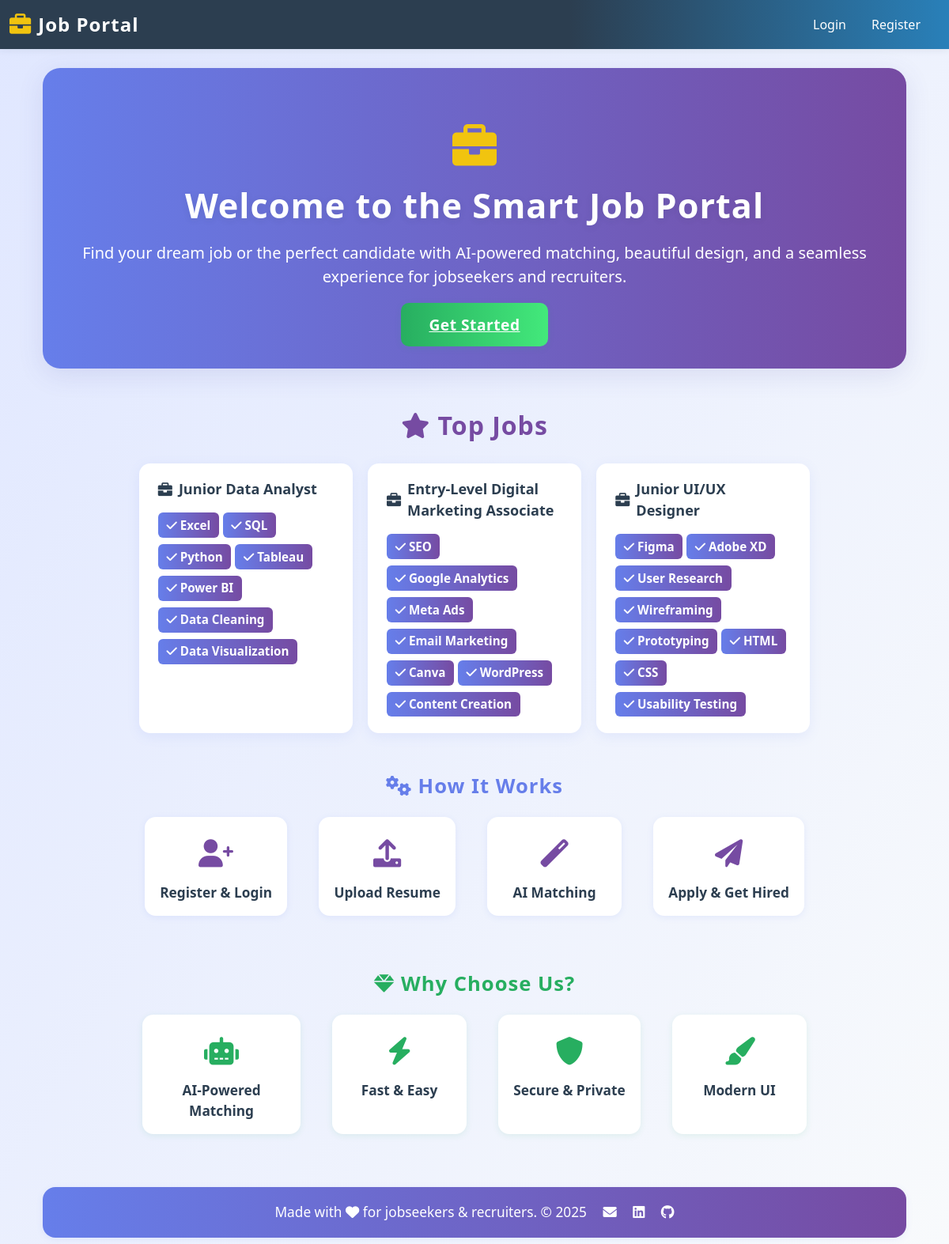
The page / on the database its author committed.
### app.py (models this page shows)
class Job(db.Model):
    id = db.Column(db.Integer, primary_key=True)
    title = db.Column(db.String(100), nullable=False)
    description = db.Column(db.Text, nullable=False)
    requirements = db.Column(db.Text, nullable=False)
    skills = db.Column(db.String(500))
    posted_by = db.Column(db.Integer, db.ForeignKey('user.id'))
    posted_by_user = db.relationship('User', backref='jobs_posted', foreign_keys=[posted_by])
    posted_date = db.Column(db.DateTime, default=datetime.utcnow)
    is_active = db.Column(db.Boolean, default=True)
    applications = db.relationship('JobApplication', backref='job', lazy=True)

### app.py (the view)
@app.route('/')
def index():
    jobs = Job.query.filter_by(is_active=True).all()
    return render_template('index.html', jobs=jobs)

### templates/index.html (shortened to what this page needs)
{% extends "base.html" %}
{% block content %}
<div class="container mt-4">
    <div class="hero-section mb-5">
        <div class="hero-icon mb-2"><i class="fas fa-briefcase"></i></div>
        <h1>Welcome to the Smart Job Portal</h1>
        <p>Find your dream job or the perfect candidate with AI-powered matching, beautiful design, and a seamless experience for jobseekers and recruiters.</p>
        <a href="{{ url_for('register') }}" class="cta-btn">Get Started</a>
    </div>
    <div class="top-jobs-section mb-5">
        <div class="top-jobs-title"><i class="fas fa-star"></i> Top Jobs</div>
        <div class="top-jobs-cards">
            {% for job in jobs[:3] %}
            <div class="mini-job-card">
                <div class="mini-job-title"><i class="fas fa-briefcase"></i> {{ job.title }}</div>
                <div class="mini-job-skills">
                    {% for skill in (job.skills or '').split(',') if job.skills %}
                        <span class="mini-skill-badge"><i class="fas fa-check"></i> {{ skill.strip() }}</span>
                    {% endfor %}
                </div>
            </div>
            {% endfor %}
        </div>
    </div>
    <div class="how-it-works-section mb-5">
        <div class="how-title"><i class="fas fa-cogs"></i> How It Works</div>
        <div class="how-steps">
            <div class="how-step">
                <div class="how-icon"><i class="fas fa-user-plus"></i></div>
                <div class="how-label">Register & Login</div>
            </div>
            <div class="how-step">
                <div class="how-icon"><i class="fas fa-upload"></i></div>
                <div class="how-label">Upload Resume</div>
            </div>
            <div class="how-step">
                <div class="how-icon"><i class="fas fa-magic"></i></div>
                <div class="how-label">AI Matching</div>
            </div>
            <div class="how-step">
                <div class="how-icon"><i class="fas fa-paper-plane"></i></div>
                <div class="how-label">Apply & Get Hired</div>
            </div>
        </div>
    </div>
    <div class="features-section mb-5">
        <div class="features-title"><i class="fas fa-gem"></i> Why Choose Us?</div>
        <div class="features-list">
            <div class="feature-item">
                <div class="feature-icon"><i class="fas fa-robot"></i></div>
                <div class="feature-label">AI-Powered Matching</div>
            </div>
            <div class="feature-item">
                <div class="feature-icon"><i class="fas fa-bolt"></i></div>
                <div class="feature-label">Fast & Easy</div>
            </div>
            <div class="feature-item">
                <div class="feature-icon"><i class="fas fa-shield-alt"></i></div>
                <div class="feature-label">Secure & Private</div>
                    </div>
            <div class="feature-item">
                <div class="feature-icon"><i class="fas fa-paint-brush"></i></div>
                <div class="feature-label">Modern UI</div>
            </div>
        </div>
    </div>
    <div class="footer-section">
        <span>Made with <i class="fas fa-heart"></i> for jobseekers & recruiters. &copy; {{ 2025 }}</span>
        <span class="ms-3">
            <a href="mailto:info@jobportal.com" style="color:#fff;"><i class="fas fa-envelope"></i></a>
            <a href="#" style="color:#fff; margin-left:1rem;"><i class="fab fa-linkedin"></i></a>
            <a href="#" style="color:#fff; margin-left:1rem;"><i class="fab fa-github"></i></a>
        </span>
    </div>
</div>
{% endblock %}

### templates/base.html (shortened to what this page needs)
<!DOCTYPE html>
<html lang="en">
<head>
    <link href="https://cdn.jsdelivr.net/npm/bootstrap@5.3.0/dist/css/bootstrap.min.css" rel="stylesheet">
    <link href="https://cdnjs.cloudflare.com/ajax/libs/font-awesome/6.0.0/css/all.min.css" rel="stylesheet">
</head>
<body>
<nav class="navbar navbar-expand-lg navbar-dark sticky-top">
    <div class="container-fluid d-flex align-items-center justify-content-between">
        <a class="navbar-brand" href="{{ url_for('index') }}">
            <i class="fas fa-briefcase"></i> Job Portal
        </a>
        <div class="collapse navbar-collapse justify-content-end" id="navbarNav">
            <ul class="navbar-nav ms-auto mb-2 mb-lg-0 align-items-lg-center">
                {% if not current_user.is_authenticated %}
                    <li class="nav-item">
                        <a class="nav-link{% if request.endpoint == 'login' %} active{% endif %}" href="{{ url_for('login') }}">Login</a>
                    </li>
                    <li class="nav-item">
                        <a class="nav-link{% if request.endpoint == 'register' %} active{% endif %}" href="{{ url_for('register') }}">Register</a>
                    </li>
                {% endif %}
                </ul>
            </div>
        </div>
    </nav>
    <div class="container mt-4">
        {% block content %}{% endblock %}
    </div>
</body>
</html>

### templates/base.html (style rules this page uses)
body { background-color: #f8f9fa; }
.navbar { background: linear-gradient(90deg, #2c3e50 60%, #2980b9 100%); box-shadow: 0 2px 8px rgba(44,62,80,0.08); }
.navbar-brand { color: #fff !important; font-weight: bold; font-size: 1.5rem; letter-spacing: 1px; display: flex; align-items: center; gap: 0.5rem; }
.navbar-brand i { color: #f1c40f; font-size: 1.7rem; }
.navbar-nav .nav-link { color: #fff !important; font-weight: 500; margin-right: 1rem; transition: color 0.2s; }

### rows shown on the page
Job: title "Junior Data Analyst", strip "Excel" "SQL" "Python" "Tableau" "Power BI" "Data Cleaning" "Data Visualization"
Job: title "Entry-Level Digital Marketing Associate", strip "SEO" "Google Analytics" "Meta Ads" "Email Marketing" "Canva" "WordPress" "Content Creation"
Job: title "Junior UI/UX Designer", strip "Figma" "Adobe XD" "User Research" "Wireframing" "Prototyping" "HTML" "CSS" "Usability Testing"

### other values the page prints
{{ 2025 }} "2025"
